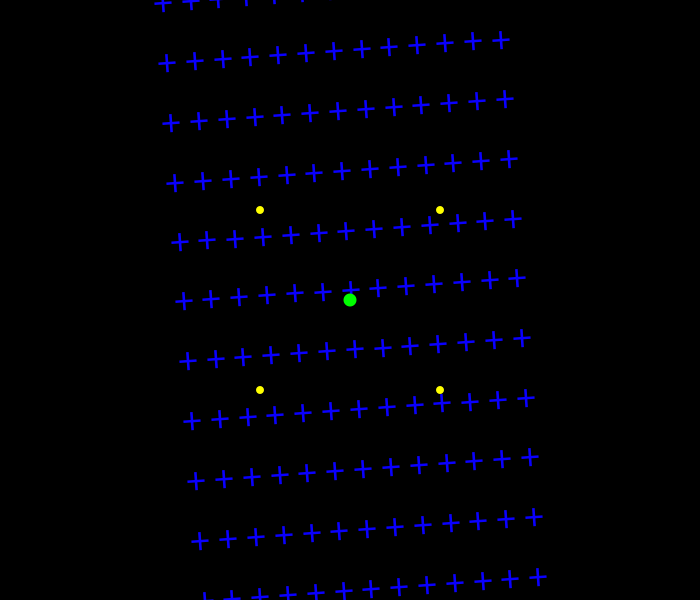
Frame 1 (no input)
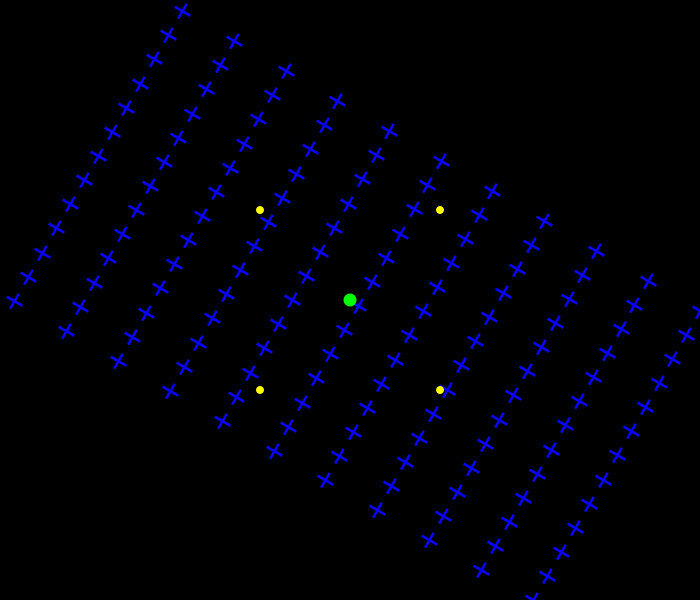
Frame 60 (the mouse pressed at the canvas centre just before this capture)
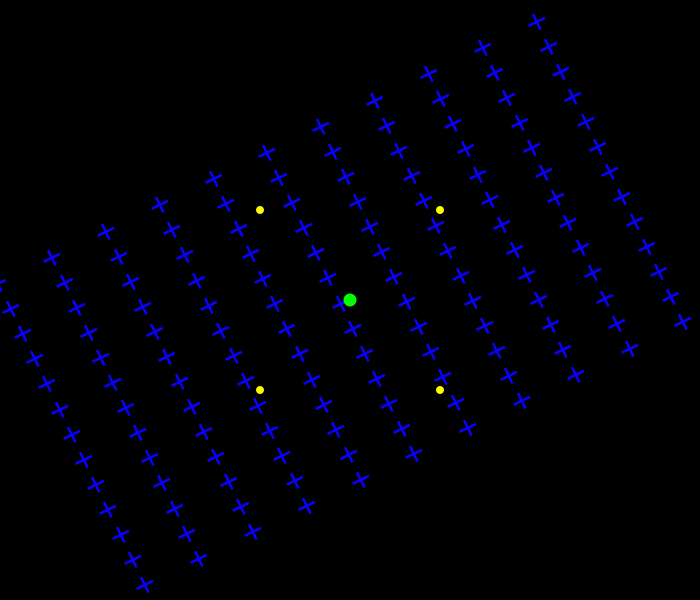
Frame 120 (the mouse held since frame 60 and released just before this capture)

The Processing sketch that drew these frames (run headless with seeded random() and noise(); from frame 60 on, the mouse is pressed at the canvas centre):

// Processing sketch: Motion_induced_blindness
// ── Motion_induced_blindness.pde

float rot =360.0;
String plus;
void setup() {
  size(700, 600);  
  noStroke();
  plus="+";
  for(int i=0;i<12;i++){
    plus+=" +";
  }
}

void draw(){  
  background(0);
  translate(width/2, height/2);
  draw_cross();
  
  
  fill(0,255,0);
  ellipse(0, 0, 13, 13);
  draw_yellow_dots();
}

void draw_yellow_dots(){
  int coo=90;
  int size=8;
  fill(255,255,0);
  ellipse(coo, -coo, size, size);
  ellipse(-coo, -coo, size, size);
  ellipse(-coo, coo, size, size);
  ellipse(coo, coo, size, size);
}


void draw_cross(){
  pushMatrix();    
    rot-=4;
    if (rot < 0) rot = 360;
    rotate(radians(rot));
    
    fill(10,0,255);
    
    textSize(40);
    textAlign(CENTER, TOP);
    rectMode(CORNERS);
    int rows=-325;
    for(int i=0; i<11;i++){
      text(plus, 0, rows);
      rows+=60;
    }
  popMatrix();
  rotate(0);
}
